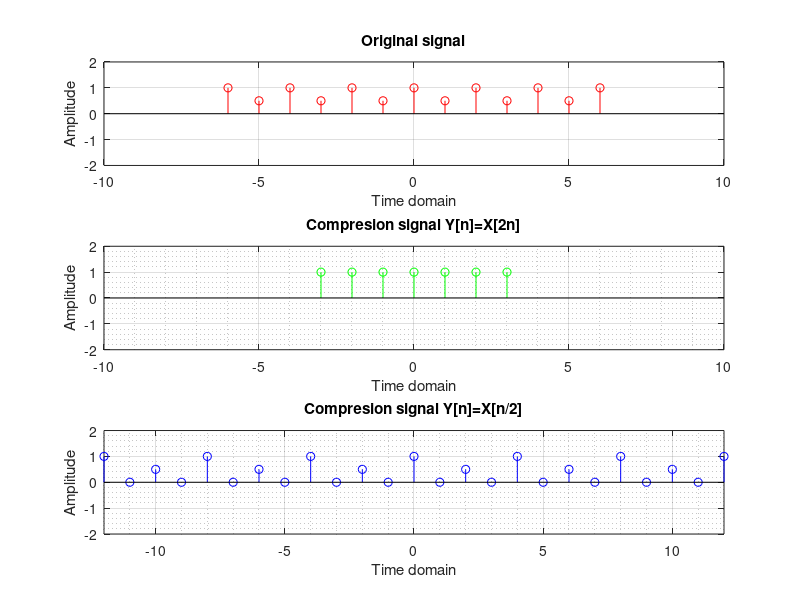

This chart was generated by the following MATLAB code:
close all;
clear all;
clc;
n=-6:6;
y=[1 0.5 1 0.5 1 0.5 1 0.5 1 0.5 1 0.5 1];
   
value=2;
temp=1;
for i=1:length(n)
    if(rem(n(i),value)==0)
        x1(temp)=n(i)./value;
        y1(temp)=y(i);
        temp=temp+1;
    end;
end
subplot(3,1,1);
stem(n,y,'r');
xlabel("Time domain");
ylabel("Amplitude");
grid on;

axis([-10 10 -2 2]);
title("Original signal");

subplot(3,1,2);
stem(x1,y1,'g');
xlabel("Time domain");
ylabel("Amplitude");
grid on;
grid minor;
axis([-10 10 -2 2]);
title("Compresion signal Y[n]=X[2n]");
index=1;
n2=-12:12;
for i=1:length(n2)
    x1(i)=n2(i);
    if(rem(n2(i),2)==0)
        y1(i)=y(index);
        index=index+1;
    else
        y1(i)=0;
    end
end
subplot(3,1,3);
stem(x1,y1,'b');
xlabel("Time domain");
ylabel("Amplitude");
grid on;
grid minor;
axis([-12 12 -2 2]);
title("Compresion signal Y[n]=X[n/2]");